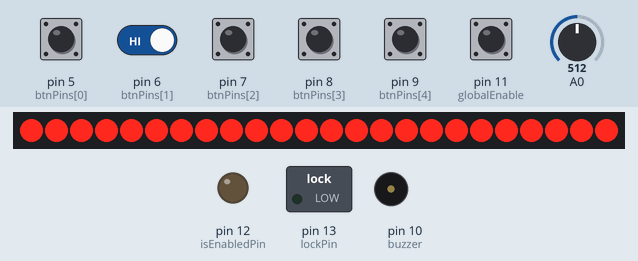
Bench run of a sketch on a simulated Arduino Uno, built with avr-gcc and run on an emulated ATmega328P. Parts: 24 shift-register outputs drawn as a row of LEDs (first output left, lit = HIGH), switched loads named in the sketch (green lamp = pin HIGH), output pins drawn as LEDs (lit = HIGH), buzzer (waves = sounding). Wiring (inferred from the names in the program): 3 × shift register (74HC595): data pin 2; shift clock pin 4; latch pin 3. Wiring (inferred from the signals the program sends): row of LEDs: on Q0, Q1, Q2, Q3, Q4, Q5, Q6, Q7, Q8, Q9, Q10, Q11, Q12, Q13, Q14, Q15, Q16, Q17, Q18, Q19, Q20, Q21, Q22, Q23. The inputs (shaded band) are chosen by the test bench; at power-on: pin 5 (btnPins[0]), pin 6 (btnPins[1]), pin 7 (btnPins[2]), pin 8 (btnPins[3]), pin 9 (btnPins[4]), pin 11 (globalEnable) HIGH, A0 = 512. Random numbers use the default seed unless the sketch sets one; pins used as bus, display or sensor lines are not drawn; what the sketch prints to the serial monitor is not drawn.

Above: at 1.2 s.
1.3 s: pin 11 (globalEnable) pulled LOW for 0.15 s
At 2.4 s:
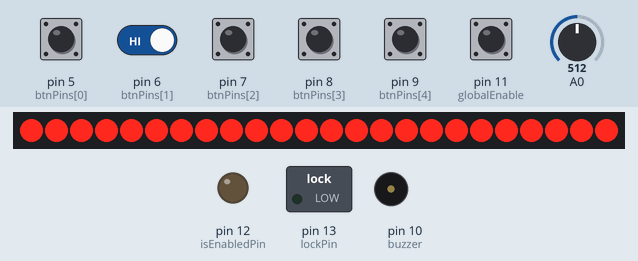
2.9 s: pin 11 (globalEnable) pulled LOW for 1 s
At 3.6 s:
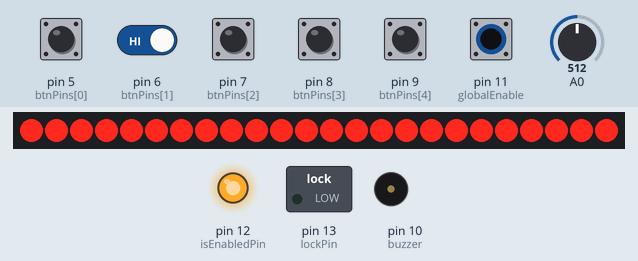
5.4 s: pin 6 (btnPins[1]) driven LOW and pin 11 (globalEnable) driven LOW
At 7.18 s:
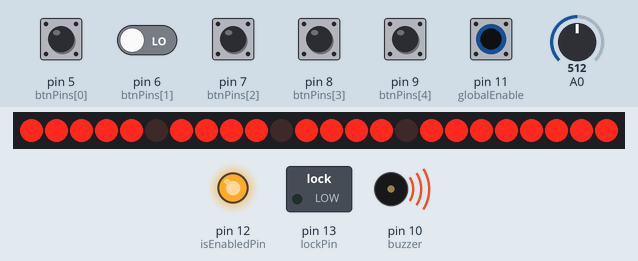
7.2 s: pin 7 (btnPins[2]) pulled LOW for 0.15 s
At 8.8 s:
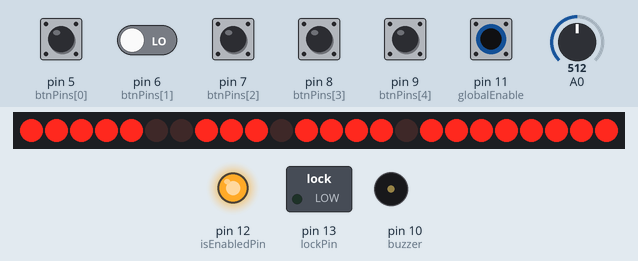
9.3 s: pin 6 (btnPins[1]) driven HIGH
At 9.68 s:
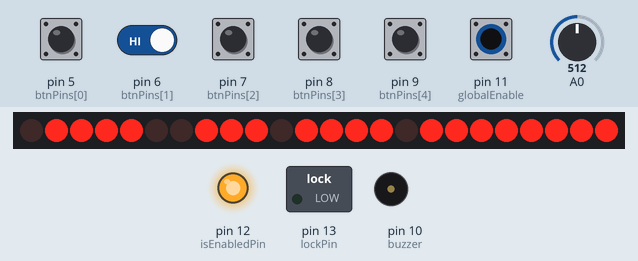
11.3 s: pin 8 (btnPins[3]) pulled LOW for 0.15 s
At 12.4 s:
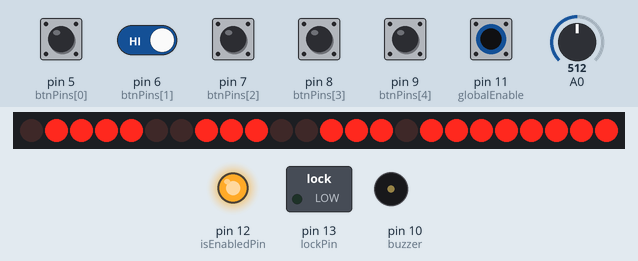
Timing chart, 0 to 14.2 s (numbered marks = the images above; inputs shaded):
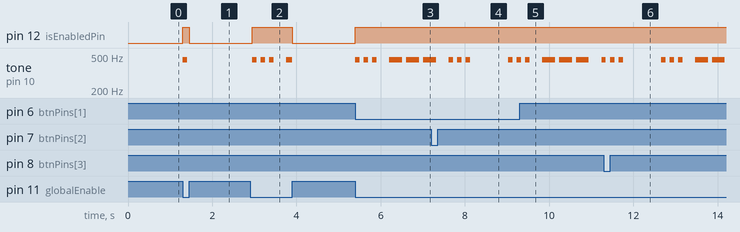

The sketch:

morse.ino
```cpp
// settings
const int debounceTimeout = 10;
const int celebrationChangeDelay = 1000;
const int enableLevel = LOW;
const int isEnableLevel = HIGH;
const int lockedLevel = LOW;
const int morseFailedDelay = 1000;
const int morseTone = 450;
const int morseDotDuration = 100;
const int morseDashDuration = 3 * morseDotDuration;
const String morseMessage = ". . .   - - -   . . .         ";
const int yearLedsSequenceLength = 6;
const byte yearLedsSequence[yearLedsSequenceLength] = {
  B00000,   // 0
  B10000,   // 1
  B11000,   // 2
  B11100,   // 3
  B11110,   // 4
  B11111    // 5
};
const byte yearCorrectSequence[4] = {
  yearLedsSequence[3],
  yearLedsSequence[1],
  yearLedsSequence[4],
  yearLedsSequence[3],
};

const byte idxMorseBtn = 0;
const byte idxBtn1 = 1;
const byte idxBtn2 = 2;
const byte idxBtn3 = 3;
const byte idxBtn4 = 4;

const int btnActiveLevel[5] = {
  LOW,    // morse
  HIGH,    // btn1
  HIGH,    // btn2
  HIGH,    // btn3
  HIGH     // btn4
};

// input
const int btnPins[5] = {
  5,    // morse
  6,    // btn1
  7,    // btn2
  8,    // btn3
  9     // btn4
};

// output
const int shiftData = 2;    //3 on shifter
const int shiftLatch = 3;   //5 on shifter
const int shiftClock = 4;   //6 on shifter
const int buzzer = 10;

const int globalEnable = 11;
const int isEnabledPin = 12;
const int lockPin = 13;

String strippedMessage = morseMessage;

unsigned long last = millis();
unsigned long lastPressed = millis();
boolean prevPressed = false;
int nextMorseIdx = 0;
boolean readMorseCode() {
  unsigned long current = millis();
  unsigned long gap = current - last;
  boolean pressed = isBtnPressed(idxMorseBtn, true);

  if (pressed && !prevPressed) {
      prevPressed = true;
      last = current;
  } else if (!pressed && prevPressed) {
      if (strippedMessage.length() == nextMorseIdx || (current - lastPressed) > morseFailedDelay) {
        nextMorseIdx = 0;
      }

      lastPressed = millis();
      prevPressed = false;
      last = current;
      if (gap > morseDotDuration / 2) {
          char sym = (gap > morseDashDuration / 2 ? '-' : '.');
          if (strippedMessage[nextMorseIdx] == sym) {
            nextMorseIdx++;
          } else {
            nextMorseIdx = 0;
          }
          Serial.println("sym: " + String(sym) +";" + String(nextMorseIdx) +"; gap: "+ String(gap));
      }
  }

  return strippedMessage.length() == nextMorseIdx;
}

void resetMorse() {
  nextMorseIdx = 0;
  prevPressed = false;
}

int lastValueBtn[5] = {0, 0, 0, 0, 0};
unsigned long prevValueBtnMillis[5] = {0, 0, 0, 0, 0};
int btnLedIdx[4] = {0, 0, 0, 0};
byte readBtnLedSequence(byte idx) {
  if (isBtnPressed(idx, false)) {
    btnLedIdx[idx - 1] = yearLedsSequenceLength - 1 == btnLedIdx[idx - 1] ? 0 : btnLedIdx[idx - 1] + 1;

    //Serial.print("btn " + String(idx) + "; value idx: " + btnLedIdx[idx - 1] + "; output: ");
    //Serial.println(yearLedsSequence[btnLedIdx[idx - 1]], BIN);
  }
  return yearLedsSequence[btnLedIdx[idx - 1]];
}

void resetYear() {
  lastValueBtn[0] = lastValueBtn[1] = lastValueBtn[2] = lastValueBtn[3] = lastValueBtn[4] = 0;
  prevValueBtnMillis[0] = prevValueBtnMillis[1] = prevValueBtnMillis[2] = prevValueBtnMillis[3] = prevValueBtnMillis[4] = 0;
  btnLedIdx[0] = btnLedIdx[1] = btnLedIdx[2] = btnLedIdx[3] = 0;
}

long beepDuration = 0;
unsigned long prevBeep = millis();
int nextCharIdx = 0;
void morseBeep() {
  unsigned long currentMillis = millis();
  if (currentMillis - prevBeep > beepDuration) {
    prevBeep = currentMillis;
    switch (morseMessage[nextCharIdx]) {
      case '.':
        tone(buzzer, morseTone);
        beepDuration = morseDotDuration;
        break;
      case '-':
        tone(buzzer, morseTone);
        beepDuration = morseDashDuration;
        break;
      case ' ':
      default:
        noTone(buzzer);
        beepDuration = morseDotDuration;
        break;
    }

    nextCharIdx = morseMessage.length() - 1 == nextCharIdx ? 0 : nextCharIdx + 1;
  }
}

void resetMorseBeep() {
  noTone(buzzer);
  prevBeep = millis();
  nextCharIdx = 0;
}

void resetLeds() {
  pushData(B00000000, B00000000, B00000000);
}

boolean isBtnPressed(byte idx, boolean returnCurrentState) {
  unsigned long currentMillis = millis();
  unsigned long prevValueMillis = prevValueBtnMillis[idx];
  int lastValue = lastValueBtn[idx];

  int value = currentMillis - prevValueMillis > debounceTimeout ? digitalRead(btnPins[idx]) : lastValue;

  boolean result = false;
  if (returnCurrentState) {
    result = value == btnActiveLevel[idx];
  } else if (value != lastValue) {
    result = value == btnActiveLevel[idx];
    prevValueBtnMillis[idx] = currentMillis;
    lastValueBtn[idx] = value;
  }
  return result;
}

void pushData(byte ioo, byte oio, byte ooi) {
  digitalWrite(shiftLatch, LOW);
  shiftOut(shiftData, shiftClock, LSBFIRST, ioo);
  shiftOut(shiftData, shiftClock, LSBFIRST, oio);
  shiftOut(shiftData, shiftClock, LSBFIRST, ooi);
  digitalWrite(shiftLatch, HIGH);
}

#define NOTE_G4  392
#define NOTE_C5  523
#define NOTE_A4  440
#define NOTE_B4  494
#define NOTE_E4  330
#define NOTE_F4  349
#define NOTE_C4  262
#define NOTE_D4  294
#define NOTE_D5  587

// anthem
int ussr[] = {
  NOTE_G4, NOTE_C5, NOTE_G4, NOTE_A4, NOTE_B4, NOTE_E4, NOTE_E4,
  NOTE_A4, NOTE_G4, NOTE_F4, NOTE_G4, NOTE_C4, NOTE_C4,
  NOTE_D4, NOTE_D4, NOTE_E4, NOTE_F4, NOTE_F4, NOTE_G4, NOTE_A4, NOTE_B4, NOTE_C5, NOTE_D5
};

int noteDurations[] = {
  8, 4, 6, 16, 4, 8, 8,
  4, 6, 16, 4, 8, 8,
  4, 8, 8, 4, 8, 8, 4, 8, 8, 2
};

int thisNote = 0;
unsigned long nextNoteMs = millis();
unsigned long silentInMs = millis();
void playAnthem() {
  unsigned long current = millis();
  if (current > nextNoteMs && thisNote < sizeof(ussr) / 2) {
    tone(buzzer, ussr[thisNote]);
    int noteDuration = 1200 / noteDurations[thisNote];
    int pauseBetweenNotes = noteDuration * 0.65;
    silentInMs = current + noteDuration;
    nextNoteMs = current + noteDuration + pauseBetweenNotes;
    thisNote++;
  } else if (current > silentInMs) {
    noTone(buzzer);
  }
}

void resetAnthem() {
  thisNote = 0;
  nextNoteMs = millis();
  silentInMs = millis();
}

const int celebrationSequenceLength = 10;
const byte celebrationSequence[celebrationSequenceLength] = {
  B00000,   // 0
  B10000,   // 1
  B01000,   // 2
  B00100,   // 3
  B00010,   // 4
  B00001,    // 5
  B00010,   // 6
  B00100,   // 7
  B01000,   // 8
  B10000,   // 9
};

int celebrationRow1Idx;
int celebrationRow2Idx;
int celebrationRow3Idx;
int celebrationRow4Idx;
boolean celebrationLed1;
boolean celebrationLed2;
unsigned long nextChange = millis();
unsigned long celebration() {
  unsigned long current = millis();
  if (current > nextChange) {
    nextChange = current + celebrationChangeDelay;

    celebrationRow1Idx = celebrationRow1Idx > celebrationSequenceLength - 1 ? 0 : celebrationRow1Idx + 1;
    celebrationRow2Idx = celebrationRow2Idx > celebrationSequenceLength - 1 ? 0 : celebrationRow2Idx + 1;
    celebrationRow3Idx = celebrationRow3Idx > celebrationSequenceLength - 1 ? 0 : celebrationRow3Idx + 1;
    celebrationRow4Idx = celebrationRow4Idx > celebrationSequenceLength - 1 ? 0 : celebrationRow4Idx + 1;
    celebrationLed1 = !celebrationLed1;
    celebrationLed2 = !celebrationLed2;
  }

  unsigned long result = celebrationSequence[celebrationRow1Idx];
  result = (result << 5) | celebrationSequence[celebrationRow2Idx];
  result = (result << 5) | celebrationSequence[celebrationRow3Idx];
  result = (result << 5) | celebrationSequence[celebrationRow4Idx];
  result = (result << 1) | celebrationLed1;
  result = (result << 1) | celebrationLed2;
  result = (result << 1) | true;
  result = (result << 1) | 0;

  return result;
}

void resetCelebration() {
  randomSeed(analogRead(0));
  celebrationRow1Idx = random(0, celebrationSequenceLength - 1);
  celebrationRow2Idx = random(0, celebrationSequenceLength - 1);
  celebrationRow3Idx = random(0, celebrationSequenceLength - 1);
  celebrationRow4Idx = random(0, celebrationSequenceLength - 1);
  celebrationLed1 = random(0, 1) == 1;
  celebrationLed2 = random(0, 1) == 1;
}

void setup() {
  Serial.begin(9600);

  pinMode(btnPins[idxMorseBtn], INPUT_PULLUP);
  pinMode(btnPins[idxBtn1], INPUT_PULLUP);
  pinMode(btnPins[idxBtn2], INPUT_PULLUP);
  pinMode(btnPins[idxBtn3], INPUT_PULLUP);
  pinMode(btnPins[idxBtn4], INPUT_PULLUP);

  pinMode(shiftData, OUTPUT);
  pinMode(shiftLatch, OUTPUT);
  pinMode(shiftClock, OUTPUT);
  pinMode(buzzer, OUTPUT);

  pinMode(globalEnable, INPUT_PULLUP);
  pinMode(isEnabledPin, OUTPUT);
  pinMode(lockPin, OUTPUT);

  digitalWrite(isEnabledPin, isEnableLevel == HIGH ? LOW : isEnableLevel);
  digitalWrite(lockPin, lockedLevel);
  resetLeds();

  strippedMessage.replace(" ", "");
  resetCelebration();

  Serial.println("INIT");
}

unsigned long prevResult = 0;
boolean isEnabled = false;
void loop() {
  if (
    (isEnabled && (digitalRead(globalEnable) != enableLevel)) ||
    (!isEnabled && (digitalRead(globalEnable) == enableLevel))
  ) {
    isEnabled = digitalRead(globalEnable) == enableLevel;

    if (isEnabled) {
      digitalWrite(isEnabledPin, isEnableLevel);
    } else {

      resetMorseBeep();
      resetMorse();
      resetLeds();
      resetYear();
      resetAnthem();
      resetCelebration();
      digitalWrite(isEnabledPin, isEnableLevel == HIGH ? LOW : isEnableLevel);
      digitalWrite(lockPin, lockedLevel);
    }
  }

  if (!isEnabled) {
    delay(100);
    return;
  }

  byte btn1 = readBtnLedSequence(idxBtn1);
  byte btn2 = readBtnLedSequence(idxBtn2);
  byte btn3 = readBtnLedSequence(idxBtn3);
  byte btn4 = readBtnLedSequence(idxBtn4);

  boolean isYearSequenceCorrect =
    btn1 == yearCorrectSequence[0] &&
    btn2 == yearCorrectSequence[1] &&
    btn3 == yearCorrectSequence[2] &&
    btn4 == yearCorrectSequence[3];

  boolean morseCodeCorrect = readMorseCode();

  boolean allCorrect = morseCodeCorrect && isYearSequenceCorrect;

  unsigned long result;

  if (allCorrect) {
    playAnthem();
    result = celebration();
    digitalWrite(lockPin, lockedLevel == HIGH ? LOW : HIGH);
  } else {
    result = btn1;
    result = (result << 5) | btn2;
    result = (result << 5) | btn3;
    result = (result << 5) | btn4;
    result = (result << 1) | isYearSequenceCorrect;
    result = (result << 1) | morseCodeCorrect;
    result = (result << 1) | allCorrect;
    result = (result << 1) | 0;

    digitalWrite(lockPin, lockedLevel);

    if (!morseCodeCorrect) {
      resetAnthem();
      morseBeep();
    } else {
      resetMorseBeep();
    }
  }

  if (result != prevResult) {
//    Serial.println("result: "  + String(morseCodeCorrect));
//    Serial.println(result, BIN);
//    Serial.println(result >> 8, BIN);
//    Serial.println(result >> 16, BIN);

    pushData(result, result >> 8, result >> 16);
    prevResult = result;
  }
}
```

Measured:
- after the input at 1.3 s, pin 12 (isEnabledPin): LOW → HIGH at once, → LOW 0.15 s later; tone on pin 10 (buzzer): silent → 450 Hz at once, → silent 0.10 s later
- after the input at 2.9 s, pin 12 (isEnabledPin): LOW → HIGH after 0.05 s, → LOW 0.95 s later; tone on pin 10 (buzzer): plays 450 Hz for 0.10 s, 450 Hz for 0.10 s, 450 Hz for 0.10 s, 450 Hz for 0.14 s, starting after 0.05 s
- after the input at 5.4 s, pin 12 (isEnabledPin): LOW → HIGH at once; tone on pin 10 (buzzer): plays 450 Hz for 0.10 s, 450 Hz for 0.10 s, 450 Hz for 0.10 s, 450 Hz for 0.30 s, 450 Hz for 0.30 s, 450 Hz for 0.19 s, starting at once
